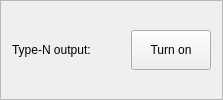
        <widget class="QFrame" name="TypeN_output_frame">
         <property name="sizePolicy">
          <sizepolicy hsizetype="Minimum" vsizetype="Minimum">
           <horstretch>0</horstretch>
           <verstretch>0</verstretch>
          </sizepolicy>
         </property>
         <property name="frameShape">
          <enum>QFrame::StyledPanel</enum>
         </property>
         <property name="frameShadow">
          <enum>QFrame::Raised</enum>
         </property>
         <layout class="QGridLayout" name="gridLayout_4">
          <property name="horizontalSpacing">
           <number>10</number>
          </property>
          <property name="verticalSpacing">
           <number>6</number>
          </property>
          <item row="1" column="3">
           <widget class="QPushButton" name="output_TypeN_button">
            <property name="minimumSize">
             <size>
              <width>0</width>
              <height>40</height>
             </size>
            </property>
            <property name="focusPolicy">
             <enum>Qt::NoFocus</enum>
            </property>
            <property name="text">
             <string>Turn on</string>
            </property>
           </widget>
          </item>
          <item row="1" column="0" alignment="Qt::AlignHCenter">
           <widget class="QLabel" name="label_5">
            <property name="maximumSize">
             <size>
              <width>120</width>
              <height>16777215</height>
             </size>
            </property>
            <property name="text">
             <string>Type-N output:</string>
            </property>
           </widget>
          </item>
          <item row="1" column="1">
           <widget class="QLabel" name="output_TypeN_status">
            <property name="enabled">
             <bool>true</bool>
            </property>
            <property name="minimumSize">
             <size>
              <width>20</width>
              <height>20</height>
             </size>
            </property>
            <property name="maximumSize">
             <size>
              <width>20</width>
              <height>20</height>
             </size>
            </property>
            <property name="text">
             <string/>
            </property>
            <property name="pixmap">
             <pixmap>:/icons/led-red-on.png</pixmap>
            </property>
            <property name="scaledContents">
             <bool>true</bool>
            </property>
           </widget>
          </item>
         </layout>
        </widget>
